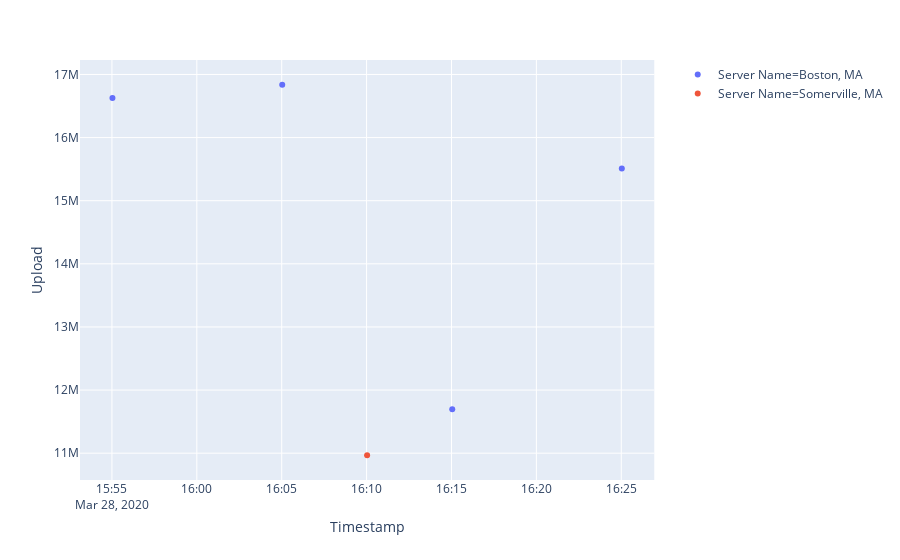

The notebook cell saved with this chart:
### Code cell
px.scatter(df, x='Timestamp', y='Upload', color='Server Name')

### Figure 1 — Plotly figure (JSON) as saved in the notebook; plotly's stock layout.template omitted (floating-point values rounded to 4 significant figures)
{"data": [{"hoverlabel": {"namelength": 0}, "hovertemplate": "Server Name=Boston, MA<br>Timestamp=%{x}<br>Upload=%{y}", "legendgroup": "Server Name=Boston, MA", "marker": {"color": "#636efa", "symbol": "circle"}, "mode": "markers", "name": "Server Name=Boston, MA", "showlegend": true, "type": "scatter", "x": ["2020-03-28T15:55:01.873981Z", "2020-03-28T16:05:01.797144Z", "2020-03-28T16:15:02.662228Z", "2020-03-28T16:25:01.973193Z"], "xaxis": "x", "y": [16630000.0, 16840000.0, 11700000.0, 15510000.0], "yaxis": "y"}, {"hoverlabel": {"namelength": 0}, "hovertemplate": "Server Name=Somerville, MA<br>Timestamp=%{x}<br>Upload=%{y}", "legendgroup": "Server Name=Somerville, MA", "marker": {"color": "#EF553B", "symbol": "circle"}, "mode": "markers", "name": "Server Name=Somerville, MA", "showlegend": true, "type": "scatter", "x": ["2020-03-28T16:10:01.785844Z"], "xaxis": "x", "y": [10970000.0], "yaxis": "y"}], "layout": {"autosize": true, "legend": {"tracegroupgap": 0}, "margin": {"t": 60}, "xaxis": {"anchor": "y", "autorange": true, "domain": [0, 0.98], "range": ["2020-03-28 15:53:08.5915", "2020-03-28 16:26:55.2557"], "title": {"text": "Timestamp"}, "type": "date"}, "yaxis": {"anchor": "x", "autorange": true, "domain": [0, 1], "range": [10580000.0, 17220000.0], "title": {"text": "Upload"}, "type": "linear"}}}
